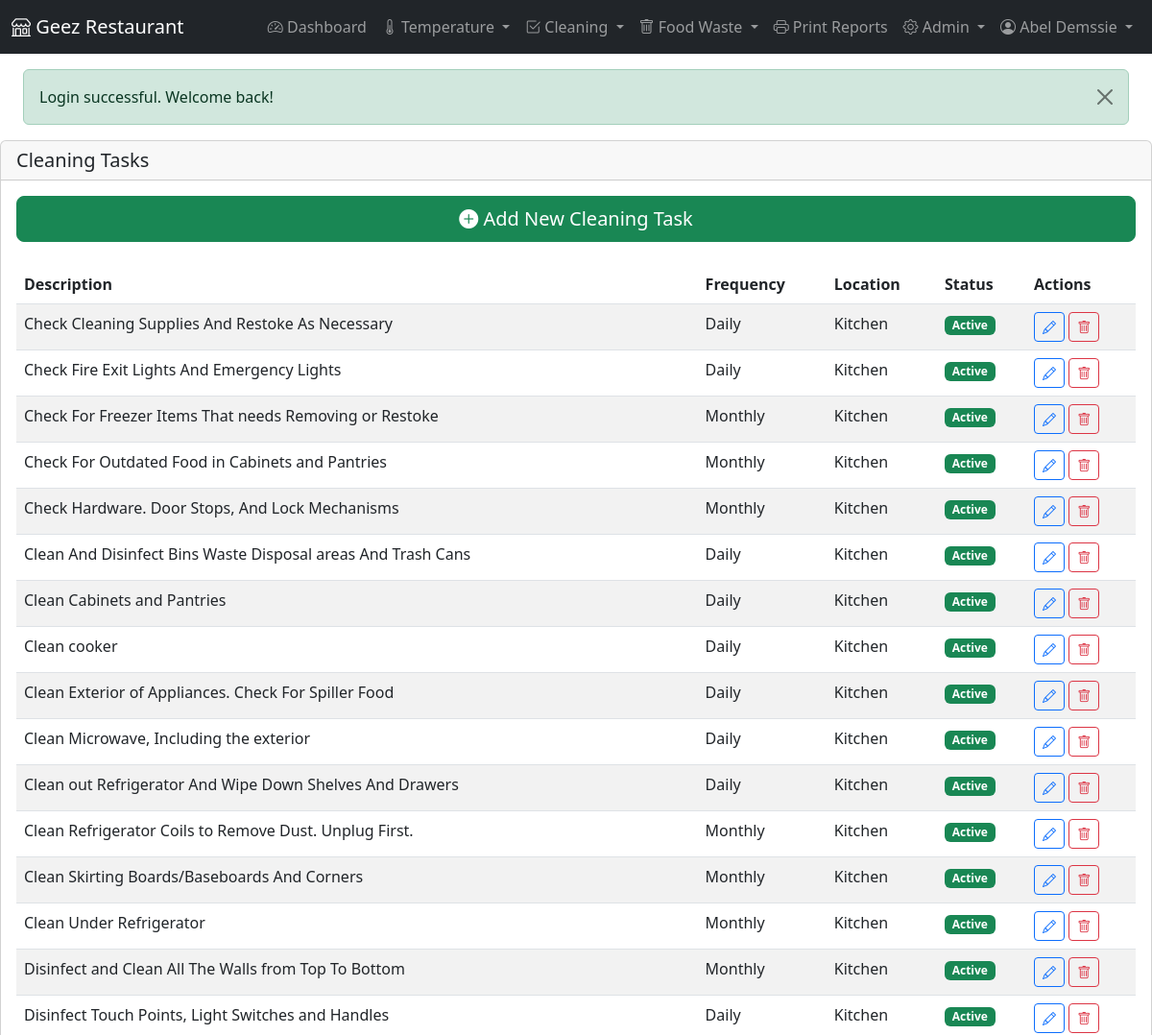
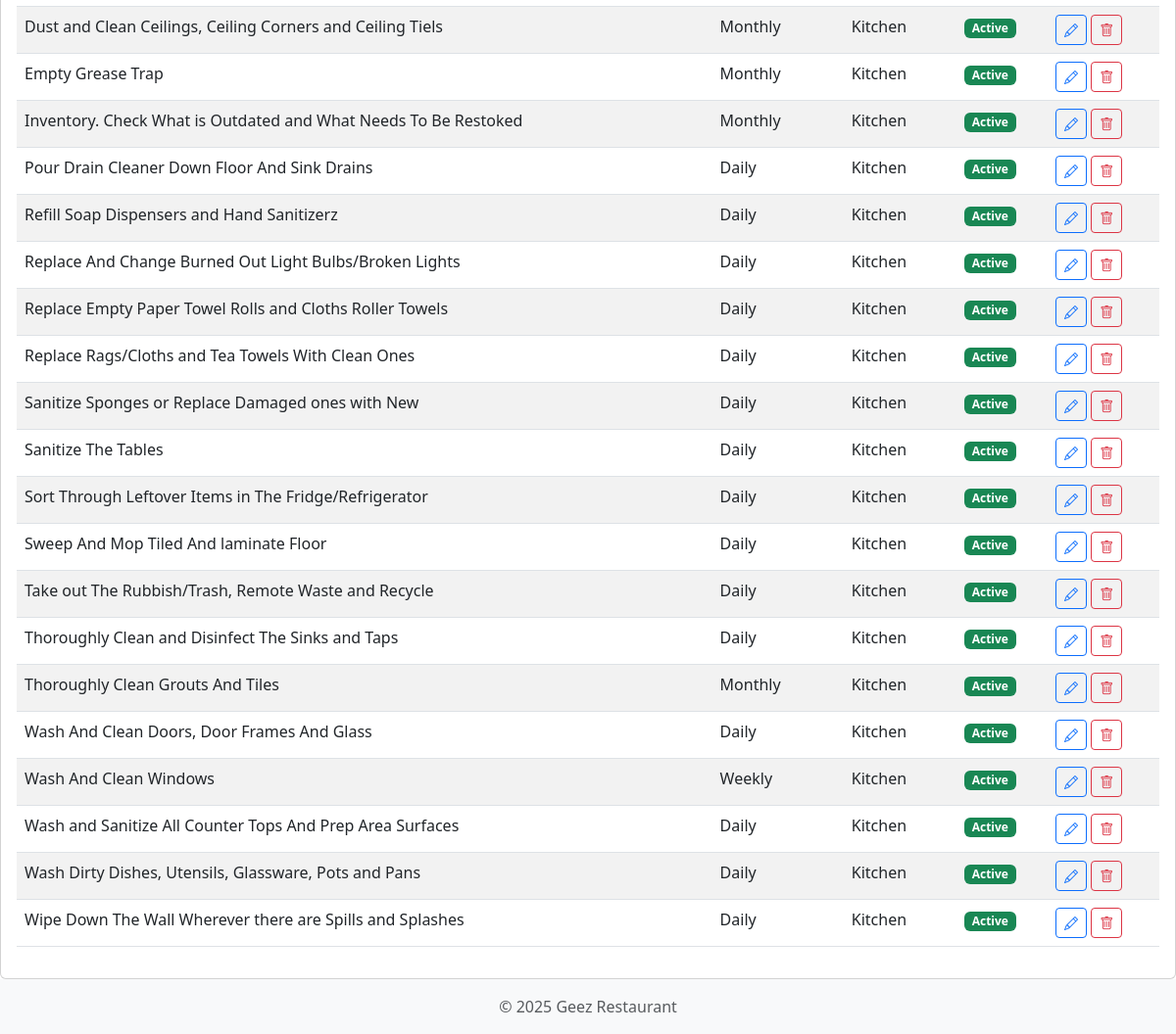
The app's page /modules/cleaning/tasks.php (signed in) with its own data (2 pictures, top to bottom).
### tables this page shows
CREATE TABLE `cleaning_task` (
  `task_id` int(11) NOT NULL,
  `location_id` int(11) NOT NULL,
  `description` varchar(255) NOT NULL,
  `frequency` varchar(50) NOT NULL,
  `instructions` text DEFAULT NULL,
  `is_active` tinyint(1) NOT NULL DEFAULT 1,
  `created_at` datetime NOT NULL,
  `updated_at` datetime DEFAULT NULL
);

### classes/CleaningTask.php (called while the page is built, shortened)
<?php
class CleaningTask {
    private $db;
    public function __construct($db) {
        $this->db = $db;
    }
    public function getAll() {
        $sql = "SELECT * FROM cleaning_task ORDER BY description";
        return $this->db->fetchAll($sql);
    }
}

### classes/Database.php (called while the page is built, shortened)
<?php
class Database {
    private $host = DB_HOST;
    private $dbname = DB_NAME;
    private $username = DB_USER;
    private $password = DB_PASS;
    private $charset = DB_CHARSET;
    private $options = DB_OPTIONS;
    private $pdo;
    public function __construct() {
        $dsn = "mysql:host={$this->host};dbname={$this->dbname};charset={$this->charset}";
        try {
            $this->pdo = new PDO($dsn, $this->username, $this->password, $this->options);
        } catch (PDOException $e) {
            throw new Exception("Database connection failed: " . $e->getMessage());
        }
    }
    public function query($sql, $params = []) {
        try {
            $stmt = $this->pdo->prepare($sql);
            $stmt->execute($params);
            return $stmt;
        } catch (PDOException $e) {
            throw new Exception("Query failed: " . $e->getMessage());
        }
    }
    public function fetchAll($sql, $params = []) {
        $stmt = $this->query($sql, $params);
        return $stmt->fetchAll();
    }
}

### classes/CleaningLocation.php (called while the page is built, shortened)
<?php
class CleaningLocation {
    private $db;
    public function __construct($db) {
        $this->db = $db;
    }
    public function getAllActive() {
        $sql = "SELECT * FROM cleaning_locations WHERE is_active = 1 ORDER BY name";
        return $this->db->fetchAll($sql);
    }
}

### modules/cleaning/tasks.php (the view, shortened to what this page needs)
<?php
require_once dirname(dirname(dirname(__FILE__))) . '/includes/header.php';
require_once CLASS_PATH . '/CleaningTask.php';
$task = new CleaningTask($db);
$all_tasks = $task->getAll();
require_once CLASS_PATH . '/CleaningLocation.php';
$locationObj = new CleaningLocation($db);
$locations = $locationObj->getAllActive();
$location_names = [];
foreach ($locations as $loc) {
    $location_names[$loc['location_id']] = $loc['name'];
}
?>
<div class="row">
    <div class="col-md-12">
        <div class="card">
            <div class="card-header">
                <h5 class="card-title mb-0">Cleaning Tasks</h5>
            </div>
            <div class="card-body">
                <div class="d-grid gap-2 mb-4">
                    <button type="button" class="btn btn-success btn-lg" data-bs-toggle="modal" data-bs-target="#addTaskModal">
                        <i class="bi bi-plus-circle-fill"></i> Add New Cleaning Task
                    </button>
                </div>
                <?php if (empty($all_tasks)): ?>
                <p class="text-muted">No tasks found. Click "Add Task" to create a new cleaning task.</p>
                <?php else: ?>
                <div class="table-responsive">
                    <table class="table table-striped table-hover">
                        <thead>
                            <tr>
                                <th>Description</th>
                                <th>Frequency</th>
                                <th>Location</th>
                                <th>Status</th>
                                <th>Actions</th>
                            </tr>
                        </thead>
                        <tbody>
                            <?php foreach ($all_tasks as $t): ?>
                            <tr>
                                <td><?php echo htmlspecialchars($t['description']); ?></td>
                                <td><?php echo htmlspecialchars($t['frequency'] ?? ''); ?></td>
                                <td><?php echo htmlspecialchars($location_names[$t['location_id']] ?? 'Unknown'); ?></td>
                                <td>
                                    <span class="badge bg-<?php echo $t['is_active'] ? 'success' : 'danger'; ?>">
                                        <?php echo $t['is_active'] ? 'Active' : 'Inactive'; ?>
                                    </span>
                                </td>
                                <td>
                                    <button type="button" class="btn btn-sm btn-outline-primary"
                                        data-bs-toggle="modal"
                                        data-bs-target="#editTaskModal"
                                        data-task-id="<?php echo $t['task_id']; ?>"
                                        data-description="<?php echo htmlspecialchars($t['description']); ?>"
                                        data-frequency="<?php echo htmlspecialchars($t['frequency'] ?? ''); ?>"
                                        data-location-id="<?php echo $t['location_id']; ?>"
                                        data-instructions="<?php echo htmlspecialchars($t['instructions'] ?? ''); ?>"
                                        data-is-active="<?php echo $t['is_active']; ?>">
                                        <i class="bi bi-pencil"></i>
                                    </button>
                                    <form method="post" action="" class="d-inline">
                                        <button type="submit" class="btn btn-sm btn-outline-danger"
                                            onclick="return confirm('Are you sure you want to delete this task? This action cannot be undone.')">
                                            <i class="bi bi-trash"></i>
                                        </button>
                                    </form>
                                </td>
                            </tr>
                            <?php endforeach; ?>
                        </tbody>
                    </table>
                </div>
                <?php endif; ?>
            </div>
        </div>
    </div>
</div>
<?php
require_once INCLUDE_PATH . '/footer.php';
?>

### records on screen
cleaning_task: description "Check Cleaning Supplies And Restoke As Necessary", frequency "Daily", location "Kitchen", is_active "Active"
cleaning_task: description "Check Fire Exit Lights And Emergency Lights", frequency "Daily", location "Kitchen", is_active "Active"
cleaning_task: description "Check For Freezer Items That needs Removing or Restoke", frequency "Monthly", location "Kitchen", is_active "Active"
cleaning_task: description "Check For Outdated Food in Cabinets and Pantries", frequency "Monthly", location "Kitchen", is_active "Active"
cleaning_task: description "Check Hardware. Door Stops, And Lock Mechanisms", frequency "Monthly", location "Kitchen", is_active "Active"
cleaning_task: description "Clean And Disinfect Bins Waste Disposal areas And Trash Cans", frequency "Daily", location "Kitchen", is_active "Active"
cleaning_task: description "Clean Cabinets and Pantries", frequency "Daily", location "Kitchen", is_active "Active"
cleaning_task: description "Clean cooker", frequency "Daily", location "Kitchen", is_active "Active"
cleaning_task: description "Clean Exterior of Appliances. Check For Spiller Food", frequency "Daily", location "Kitchen", is_active "Active"
cleaning_task: description "Clean Microwave, Including the exterior", frequency "Daily", location "Kitchen", is_active "Active"
cleaning_task: description "Clean out Refrigerator And Wipe Down Shelves And Drawers", frequency "Daily", location "Kitchen", is_active "Active"
cleaning_task: description "Clean Refrigerator Coils to Remove Dust. Unplug First.", frequency "Monthly", location "Kitchen", is_active "Active"
cleaning_task: description "Clean Skirting Boards/Baseboards And Corners", frequency "Monthly", location "Kitchen", is_active "Active"
cleaning_task: description "Clean Under Refrigerator", frequency "Monthly", location "Kitchen", is_active "Active"
cleaning_task: description "Disinfect and Clean All The Walls from Top To Bottom", frequency "Monthly", location "Kitchen", is_active "Active"
cleaning_task: description "Disinfect Touch Points, Light Switches and Handles", frequency "Daily", location "Kitchen", is_active "Active"
cleaning_task: description "Dust and Clean Ceilings, Ceiling Corners and Ceiling Tiels", frequency "Monthly", location "Kitchen", is_active "Active"
cleaning_task: description "Empty Grease Trap", frequency "Monthly", location "Kitchen", is_active "Active"
cleaning_task: description "Inventory. Check What is Outdated and What Needs To Be Restoked", frequency "Monthly", location "Kitchen", is_active "Active"
cleaning_task: description "Pour Drain Cleaner Down Floor And Sink Drains", frequency "Daily", location "Kitchen", is_active "Active"
cleaning_task: description "Refill Soap Dispensers and Hand Sanitizerz", frequency "Daily", location "Kitchen", is_active "Active"
cleaning_task: description "Replace And Change Burned Out Light Bulbs/Broken Lights", frequency "Daily", location "Kitchen", is_active "Active"
cleaning_task: description "Replace Empty Paper Towel Rolls and Cloths Roller Towels", frequency "Daily", location "Kitchen", is_active "Active"
cleaning_task: description "Replace Rags/Cloths and Tea Towels With Clean Ones", frequency "Daily", location "Kitchen", is_active "Active"
cleaning_task: description "Sanitize Sponges or Replace Damaged ones with New", frequency "Daily", location "Kitchen", is_active "Active"
cleaning_task: description "Sanitize The Tables", frequency "Daily", location "Kitchen", is_active "Active"
cleaning_task: description "Sort Through Leftover Items in The Fridge/Refrigerator", frequency "Daily", location "Kitchen", is_active "Active"
cleaning_task: description "Sweep And Mop Tiled And laminate Floor", frequency "Daily", location "Kitchen", is_active "Active"
cleaning_task: description "Take out The Rubbish/Trash, Remote Waste and Recycle", frequency "Daily", location "Kitchen", is_active "Active"
cleaning_task: description "Thoroughly Clean and Disinfect The Sinks and Taps", frequency "Daily", location "Kitchen", is_active "Active"
cleaning_task: description "Thoroughly Clean Grouts And Tiles", frequency "Monthly", location "Kitchen", is_active "Active"
cleaning_task: description "Wash And Clean Doors, Door Frames And Glass", frequency "Daily", location "Kitchen", is_active "Active"
cleaning_task: description "Wash And Clean Windows", frequency "Weekly", location "Kitchen", is_active "Active"
cleaning_task: description "Wash and Sanitize All Counter Tops And Prep Area Surfaces", frequency "Daily", location "Kitchen", is_active "Active"
cleaning_task: description "Wash Dirty Dishes, Utensils, Glassware, Pots and Pans", frequency "Daily", location "Kitchen", is_active "Active"
cleaning_task: description "Wipe Down The Wall Wherever there are Spills and Splashes", frequency "Daily", location "Kitchen", is_active "Active"

### other values on screen
$_SESSION['full_name'] "Abel Demssie"
$flash_message['message'] "Login successful. Welcome back!"
